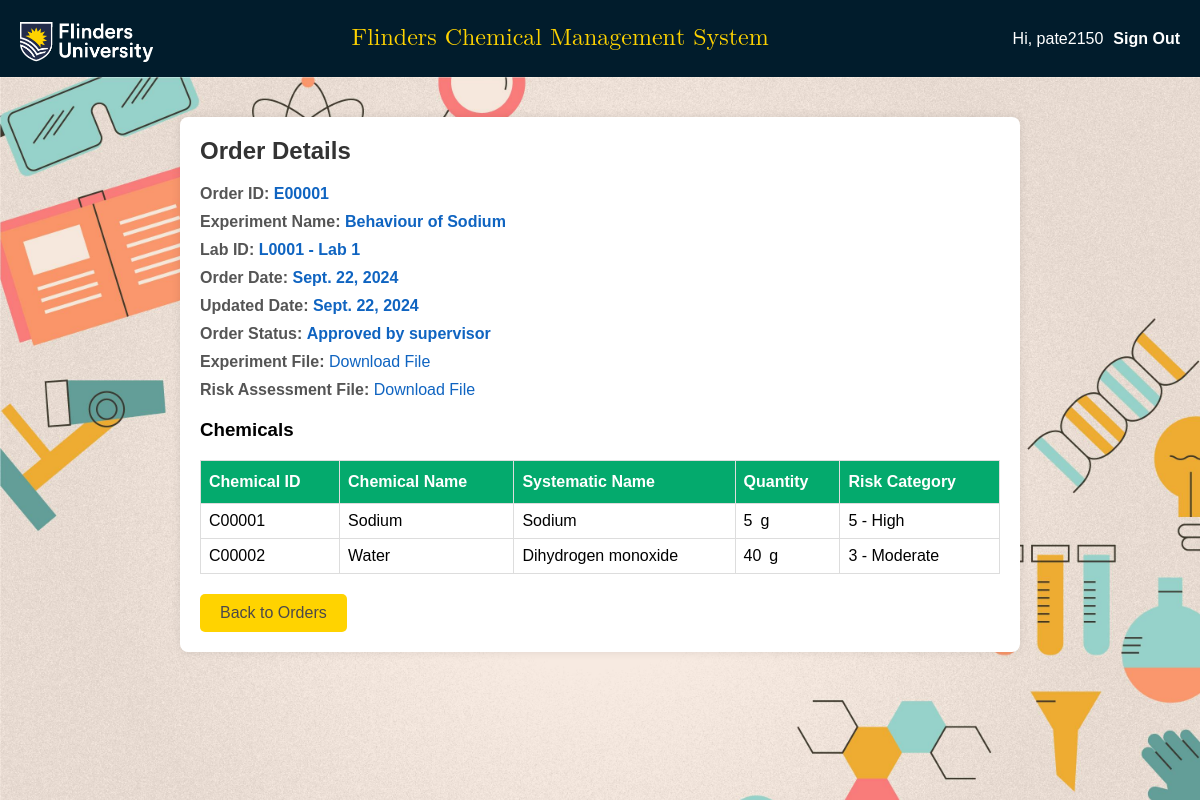
Page /orderView/E00001 (signed in) on the earlier database version.
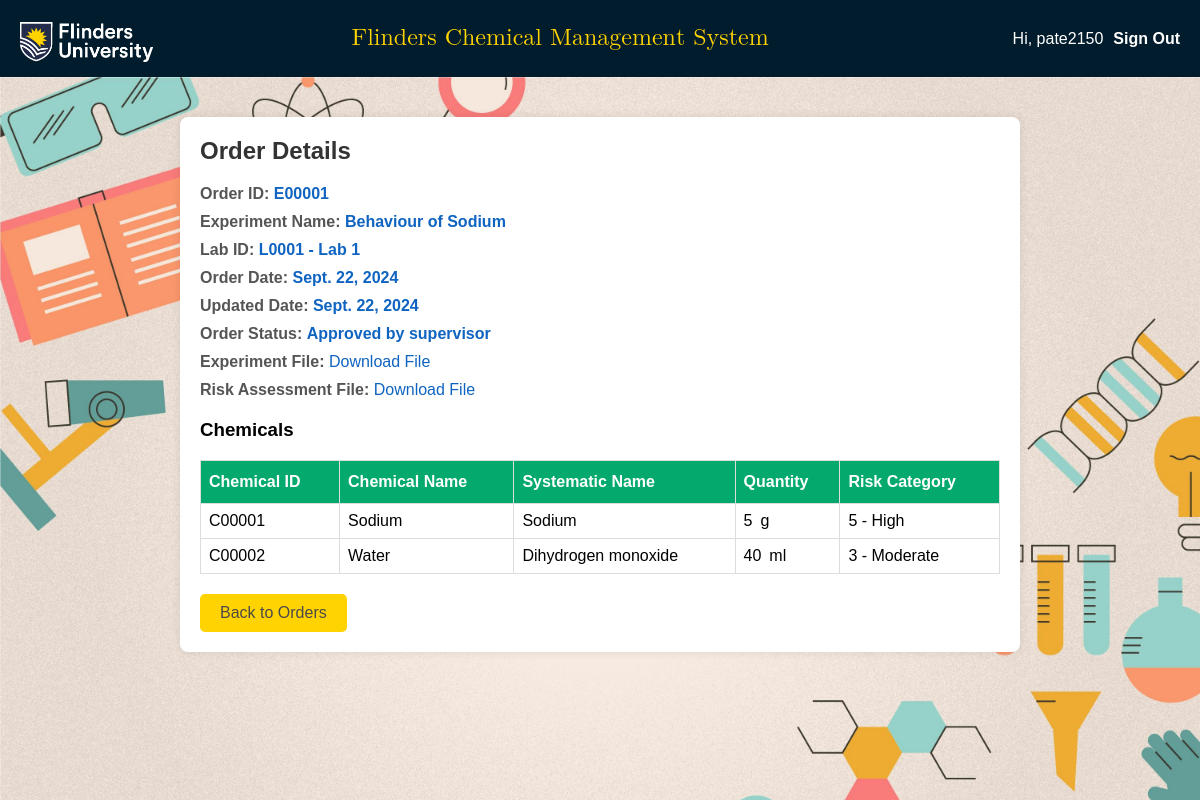
Same page on the later database version.
### furc/models.py (models this page shows, shortened)
class OrderItem(models.Model):
    order_id = models.ForeignKey(Order, on_delete=models.CASCADE)
    chemical_id = models.ForeignKey(Chemical, on_delete=models.CASCADE)
    required_amount = models.IntegerField(default=1)
    uom = models.CharField(max_length=10, null=False, default='ml')

class Chemical(models.Model):
    chemical_id = models.CharField(primary_key=True, max_length=10)
    common_name = models.CharField(max_length=50)
    systematic_name = models.CharField(max_length=50)
    risk_category = models.ForeignKey(RiskCategory, on_delete=models.CASCADE)
    uom = models.CharField(max_length=20, choices=UNIT_OF_MEASUREMENT, default='g', null=False)

class RiskCategory(models.Model):
    risk_category_id = models.IntegerField(primary_key=True)
    risk_category = models.CharField(max_length=20)
    role_id = models.ForeignKey(UserRole, on_delete=models.CASCADE)
    def __str__(self):
        return f'{self.risk_category_id} - {self.risk_category}'

### furc/views.py (the view)
# urls.py: path('orderView/<str:order_id>', views.orderView, name='orderView'),
def orderView(request, order_id):
    order = Order.objects.get(order_id=order_id)
    order_item = OrderItem.objects.filter(order_id=order)
    order_items = []
    lab_stock=[]
    for i in order_item:
        quantity=0
        order_items.append(i)
        chemical_id = i.chemical_id
        lab_content_type = ContentType.objects.get_for_model(Laboratory)
        storage = StorageLocation.objects.filter(content_type=lab_content_type, location_id=order.lab_id.lab_id).first()
        labs = StockItem.objects.filter(storage_location=storage, chemical_id=chemical_id)
        for l in labs:
            quantity+=l.Current_stock
        lab_stock.append(quantity)
        sort_labs = StockItem.objects.filter(storage_location=storage, chemical_id=chemical_id).order_by('stock_id')
    is_order_manager = request.user.role.role_id == 5
    params = {'order': order, 'order_items': order_items,'is_order_manager': is_order_manager, 'lab_stock': lab_stock}
    return render(request, 'furc/order_det.html', params)

### furc/models.py (called while the page is built)
    def __str__(self):
        return self.username

    def __str__(self):
        return f'{self.lab_id} - {self.lab_name}'

### furc/templates/furc/order_det.html (shortened to what this page needs)
<!DOCTYPE html> {% load static %}
<html lang="en">
<head>
    <link rel="stylesheet" href="{% static 'css/style.css' %}">
</head>
<body>
    <header class="header">
        <div class="logo">
            <img src="{% static 'images/flinder-logo_white.png' %}" alt="Flinders University Logo" style="height: 50px;">
        </div>
        <div class="title">
            <p class="headerTitle">Flinders Chemical Management System</p>
        </div>
        {% if user.is_authenticated %}
        <div class="welcome-message">
            Hi, <span id="username">{{request.user}}</span>
        </div>
        <div class="sign-out">
            <a href="/logout/" id="sign-out-link">Sign Out</a>
        </div>
        {% endif %}
    </header>
    <div class="container">
        <div class="content">
            <div class="order-details-container">
                <h2>Order Details</h2>
                <div class="details">
                <div><strong>Order ID:</strong> <span class="order_details" id="order-id">{{order.order_id}}</span></div>
                <div><strong>Experiment Name:</strong> <span class="order_details" id="experiment-name">{{order.exp_name}}</span></div>
                <div><strong>Lab ID:</strong> <span class="order_details" id="lab-id">{{order.lab_id}}</span></div>
                <div><strong>Order Date:</strong>  <span class="order_details" id="order-date">{{order.order_date}}</span></div>
                <div><strong>Updated Date:</strong> <span class="order_details" id="updated-date">{{order.updated_date}} </span></div>
                <div><strong>Order Status:</strong> <span class="order_details" id="order-status">{{order.order_status}}</span></div>
                <div><strong>Experiment File:</strong> <a class="link" href="{{order.exp_procedure.url}}" id="experiment-file" download>Download File</a></div>
                <div><strong>Risk Assessment File:</strong> <a class="link" href="{{order.risk_assessment.url}}" id="risk-assessment-file" download>Download File</a></div>
                </div>
                <div class="chemicals">
                <h3>Chemicals</h3>
                <table>
                    <thead>
                    <tr>
                        <th>Chemical ID</th>
                        <th>Chemical Name</th>
                        <th>Systematic Name</th>
                        <th>Quantity</th>
                        <th>Risk Category</th>
                    </tr>
                    </thead>
                    <tbody id="chemical-list">
{% for item in order_items %}
                            <tr>
                                <td>{{item.chemical_id.chemical_id}}</td>
                                <td>{{item.chemical_id.common_name}}</td>
                                <td>{{item.chemical_id.systematic_name}}</td>
                                <td>{{item.required_amount}}&ensp;{{item.chemical_id.uom}}</td>
                                <td>{{item.chemical_id.risk_category}}</td>
                            </tr>
                    {% endfor %}
                    </tbody>
                </table>
                </div>
                <a href="javascript:history.back()" class="button">Back to Orders</a>
            </div>
        </div>
    </div>
</body>
</html>

Differences in the rows shown:
changed through a linked row, OrderItem "Water": chemical_id.uom "g" → "ml"
